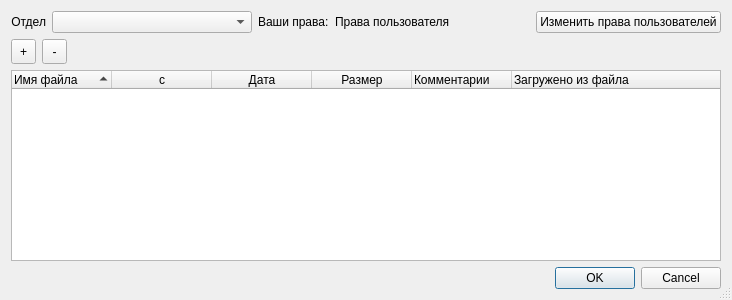
<?xml version="1.0" encoding="UTF-8"?>
<ui version="4.0">
 <class>AcadSupFiles</class>
 <widget class="QDialog" name="AcadSupFiles">
  <property name="geometry">
   <rect>
    <x>0</x>
    <y>0</y>
    <width>732</width>
    <height>300</height>
   </rect>
  </property>
  <property name="windowTitle">
   <string>Стили печати</string>
  </property>
  <property name="sizeGripEnabled">
   <bool>true</bool>
  </property>
  <layout class="QVBoxLayout" name="verticalLayout">
   <item>
    <layout class="QHBoxLayout" name="horizontalLayout">
     <item>
      <widget class="QLabel" name="label">
       <property name="text">
        <string>Отдел</string>
       </property>
       <property name="alignment">
        <set>Qt::AlignRight|Qt::AlignTrailing|Qt::AlignVCenter</set>
       </property>
      </widget>
     </item>
     <item>
      <widget class="QComboBox" name="cbDepartment">
       <property name="minimumSize">
        <size>
         <width>200</width>
         <height>0</height>
        </size>
       </property>
      </widget>
     </item>
     <item>
      <widget class="QLabel" name="label_2">
       <property name="text">
        <string>Ваши права:</string>
       </property>
      </widget>
     </item>
     <item>
      <widget class="QLabel" name="lUserRight">
       <property name="text">
        <string>Права пользователя</string>
       </property>
      </widget>
     </item>
     <item>
      <spacer name="horizontalSpacer">
       <property name="orientation">
        <enum>Qt::Horizontal</enum>
       </property>
       <property name="sizeHint" stdset="0">
        <size>
         <width>40</width>
         <height>20</height>
        </size>
       </property>
      </spacer>
     </item>
     <item>
      <widget class="QPushButton" name="pbUserRights">
       <property name="text">
        <string>Изменить права пользователей</string>
       </property>
      </widget>
     </item>
    </layout>
   </item>
   <item>
    <layout class="QHBoxLayout" name="horizontalLayout_2">
     <item>
      <widget class="QToolButton" name="tbPlus">
       <property name="sizePolicy">
        <sizepolicy hsizetype="Expanding" vsizetype="MinimumExpanding">
         <horstretch>0</horstretch>
         <verstretch>0</verstretch>
        </sizepolicy>
       </property>
       <property name="minimumSize">
        <size>
         <width>25</width>
         <height>25</height>
        </size>
       </property>
       <property name="maximumSize">
        <size>
         <width>25</width>
         <height>25</height>
        </size>
       </property>
       <property name="text">
        <string>+</string>
       </property>
       <property name="icon">
        <iconset resource="resource1.qrc">
         <normaloff>:/some/ico/ico/plus.png</normaloff>:/some/ico/ico/plus.png</iconset>
       </property>
      </widget>
     </item>
     <item>
      <widget class="QToolButton" name="tbMinus">
       <property name="sizePolicy">
        <sizepolicy hsizetype="Expanding" vsizetype="MinimumExpanding">
         <horstretch>0</horstretch>
         <verstretch>0</verstretch>
        </sizepolicy>
       </property>
       <property name="minimumSize">
        <size>
         <width>25</width>
         <height>25</height>
        </size>
       </property>
       <property name="maximumSize">
        <size>
         <width>25</width>
         <height>25</height>
        </size>
       </property>
       <property name="text">
        <string>-</string>
       </property>
       <property name="icon">
        <iconset resource="resource1.qrc">
         <normaloff>:/some/ico/ico/minus.png</normaloff>:/some/ico/ico/minus.png</iconset>
       </property>
      </widget>
     </item>
     <item>
      <spacer name="horizontalSpacer_2">
       <property name="orientation">
        <enum>Qt::Horizontal</enum>
       </property>
       <property name="sizeHint" stdset="0">
        <size>
         <width>40</width>
         <height>20</height>
        </size>
       </property>
      </spacer>
     </item>
    </layout>
   </item>
   <item>
    <widget class="QTreeWidget" name="twList">
     <property name="contextMenuPolicy">
      <enum>Qt::CustomContextMenu</enum>
     </property>
     <property name="frameShape">
      <enum>QFrame::StyledPanel</enum>
     </property>
     <property name="selectionMode">
      <enum>QAbstractItemView::ExtendedSelection</enum>
     </property>
     <property name="rootIsDecorated">
      <bool>false</bool>
     </property>
     <property name="sortingEnabled">
      <bool>true</bool>
     </property>
     <column>
      <property name="text">
       <string>Имя файла</string>
      </property>
     </column>
     <column>
      <property name="text">
       <string>c</string>
      </property>
      <property name="textAlignment">
       <set>AlignHCenter|AlignVCenter|AlignCenter</set>
      </property>
     </column>
     <column>
      <property name="text">
       <string>Дата</string>
      </property>
      <property name="textAlignment">
       <set>AlignHCenter|AlignVCenter|AlignCenter</set>
      </property>
     </column>
     <column>
      <property name="text">
       <string>Размер</string>
      </property>
      <property name="textAlignment">
       <set>AlignHCenter|AlignVCenter|AlignCenter</set>
      </property>
     </column>
     <column>
      <property name="text">
       <string>Комментарии</string>
      </property>
     </column>
     <column>
      <property name="text">
       <string>Загружено из файла</string>
      </property>
     </column>
    </widget>
   </item>
   <item>
    <widget class="QDialogButtonBox" name="buttonBox">
     <property name="orientation">
      <enum>Qt::Horizontal</enum>
     </property>
     <property name="standardButtons">
      <set>QDialogButtonBox::Cancel|QDialogButtonBox::Ok</set>
     </property>
    </widget>
   </item>
  </layout>
  <action name="actionAddFiles">
   <property name="text">
    <string>Добавить файлы</string>
   </property>
  </action>
  <action name="actionDelFIles">
   <property name="text">
    <string>Удалить файлы</string>
   </property>
  </action>
 </widget>
 <resources>
  <include location="resource1.qrc"/>
 </resources>
 <connections>
  <connection>
   <sender>buttonBox</sender>
   <signal>accepted()</signal>
   <receiver>AcadSupFiles</receiver>
   <slot>Accept()</slot>
   <hints>
    <hint type="sourcelabel">
     <x>248</x>
     <y>254</y>
    </hint>
    <hint type="destinationlabel">
     <x>157</x>
     <y>274</y>
    </hint>
   </hints>
  </connection>
  <connection>
   <sender>buttonBox</sender>
   <signal>rejected()</signal>
   <receiver>AcadSupFiles</receiver>
   <slot>reject()</slot>
   <hints>
    <hint type="sourcelabel">
     <x>316</x>
     <y>260</y>
    </hint>
    <hint type="destinationlabel">
     <x>286</x>
     <y>274</y>
    </hint>
   </hints>
  </connection>
  <connection>
   <sender>tbPlus</sender>
   <signal>clicked()</signal>
   <receiver>actionAddFiles</receiver>
   <slot>trigger()</slot>
   <hints>
    <hint type="sourcelabel">
     <x>62</x>
     <y>72</y>
    </hint>
    <hint type="destinationlabel">
     <x>-1</x>
     <y>-1</y>
    </hint>
   </hints>
  </connection>
  <connection>
   <sender>tbMinus</sender>
   <signal>clicked()</signal>
   <receiver>actionDelFIles</receiver>
   <slot>trigger()</slot>
   <hints>
    <hint type="sourcelabel">
     <x>53</x>
     <y>55</y>
    </hint>
    <hint type="destinationlabel">
     <x>-1</x>
     <y>-1</y>
    </hint>
   </hints>
  </connection>
 </connections>
 <slots>
  <slot>Accept()</slot>
 </slots>
</ui>
